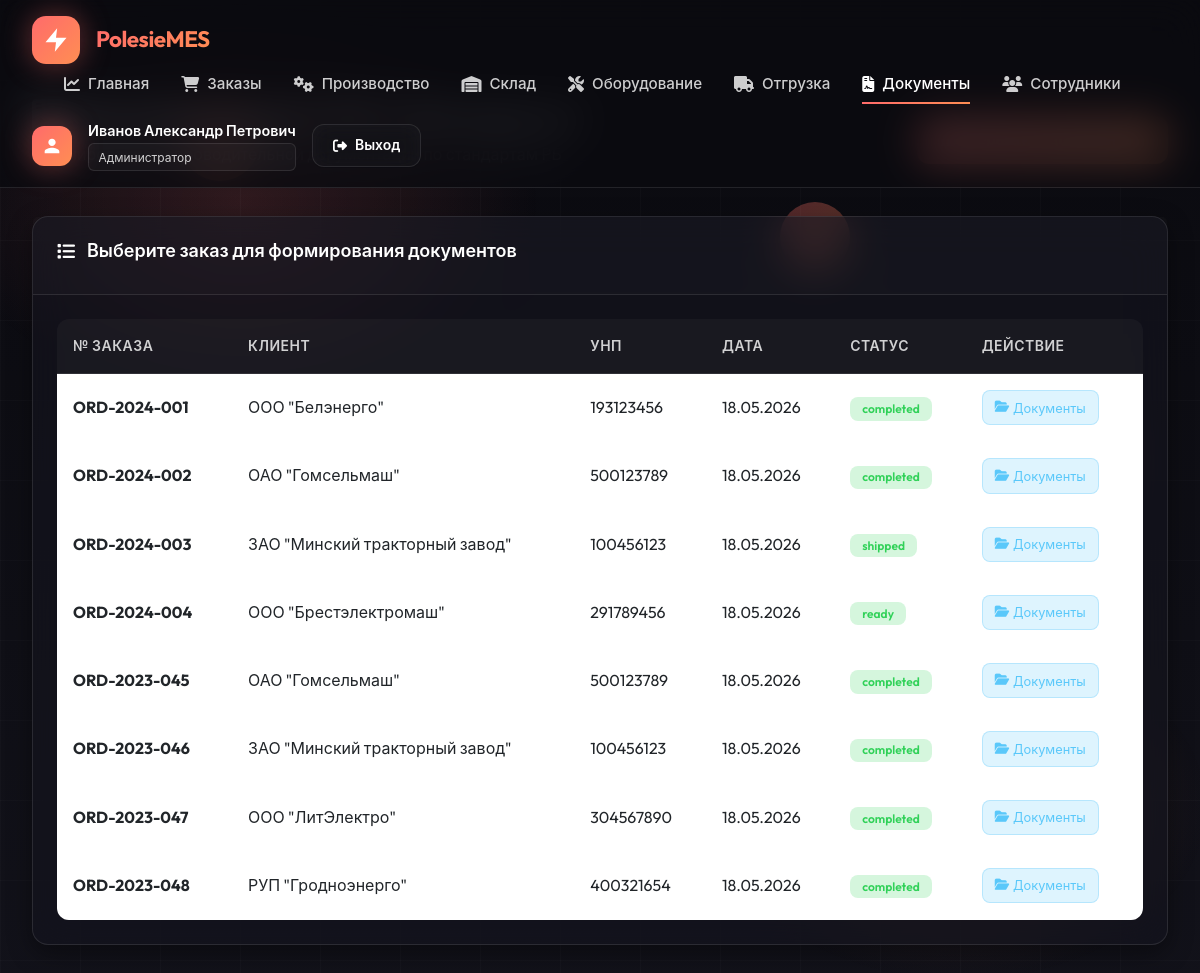
Screenshot of /modules/gost_docs/index.php (signed in) with the database file from the repository.
### tables this page shows
CREATE TABLE orders (
    id INT AUTO_INCREMENT PRIMARY KEY,
    order_number VARCHAR(50) UNIQUE NOT NULL,
    customer_id INT NOT NULL,
    order_date DATE NOT NULL,
    delivery_date DATE,
    priority ENUM('low', 'normal', 'high', 'urgent') DEFAULT 'normal',
    status ENUM('new', 'confirmed', 'in_production', 'quality_check', 'ready', 'shipped', 'completed', 'cancelled') DEFAULT 'new',
    items_json JSON,
    total_amount DECIMAL(15,2),
    currency VARCHAR(3) DEFAULT 'BYN',
    notes TEXT,
    manager_id INT,
     
    tracking_number VARCHAR(100),
    carrier VARCHAR(200),
    driver_name VARCHAR(200),
    vehicle_number VARCHAR(50),
    shipped_at DATETIME,
    received_at DATETIME,
    completion_notes TEXT,
    created_at TIMESTAMP DEFAULT CURRENT_TIMESTAMP,
    updated_at TIMESTAMP DEFAULT CURRENT_TIMESTAMP ON UPDATE CURRENT_TIMESTAMP,
    FOREIGN KEY (customer_id) REFERENCES partners(id),
    FOREIGN KEY (manager_id) REFERENCES staff(id),
    INDEX idx_order_number (order_number),
    INDEX idx_status (status)
);

CREATE TABLE partners (
    id INT AUTO_INCREMENT PRIMARY KEY,
    partner_type ENUM('customer', 'supplier', 'both') DEFAULT 'customer',
    name VARCHAR(200) NOT NULL,
    inn VARCHAR(20),
    kpp VARCHAR(20),
    address TEXT,
    phone VARCHAR(20),
    email VARCHAR(100),
    contact_person VARCHAR(100),
    country VARCHAR(50) DEFAULT 'Беларусь',
    status ENUM('active', 'inactive') DEFAULT 'active',
    created_at TIMESTAMP DEFAULT CURRENT_TIMESTAMP,
    INDEX idx_partner_type (partner_type)
);

### includes/auth_functions.php (called while the page is built, shortened)
<?php
function isLoggedIn() {
    return true;
}
function hasRole($roles) {
    if (is_string($roles)) {
        $roles = [$roles];
    }
    if (isset($_SESSION['role']) && ($_SESSION['role'] === 'admin' || $_SESSION['role'] === 'director')) {
        return true;
    }
    return in_array($_SESSION['role'], $roles);
}

### includes/helpers.php (called while the page is built, shortened)
<?php
function getRoleName($role) {
    $roles = [
        'admin' => 'Администратор',
        'director' => 'Директор',
        'manager' => 'Менеджер',
        'technologist' => 'Технолог',
        'operator' => 'Оператор',
        'quality_inspector' => 'Инспектор ОТК',
        'warehouse_keeper' => 'Кладовщик'
    ];
    return $roles[$role] ?? $role;
}
function e($string) {
    return htmlspecialchars($string ?? '', ENT_QUOTES, 'UTF-8');
}

### modules/gost_docs/index.php (the view, shortened to what this page needs)
<?php
require_once __DIR__ . '/../../includes/auth_functions.php';
require_once __DIR__ . '/../../includes/helpers.php';
$db = getDB();
$order_id = $_GET['order_id'] ?? null;
if ($order_id) {
    $stmt = $db->prepare("
        SELECT o.*, c.name as customer_name, c.inn, c.address, c.phone as customer_phone, c.email,
               s.first_name as manager_first_name, s.last_name as manager_last_name
        FROM orders o
        LEFT JOIN partners c ON o.customer_id = c.id
        LEFT JOIN staff s ON o.manager_id = s.id
        WHERE o.id = ?
    ");
    $stmt->execute([$order_id]);
    $order = $stmt->fetch();
    $orderItems = [];
    if ($order && !empty($order['items_json'])) {
        $orderItems = json_decode($order['items_json'], true);
    }
} else {
    $order = null;
    $orderItems = [];
}
$stmt = $db->query("
    SELECT o.*, c.name as customer_name, c.inn,
           DATE_FORMAT(o.updated_at, '%d.%m.%Y') as last_update
    FROM orders o
    LEFT JOIN partners c ON o.customer_id = c.id
    WHERE o.status IN ('ready', 'shipped', 'completed')
    ORDER BY o.updated_at DESC
");
$availableOrders = $stmt->fetchAll();
$gostTemplates = [
    ['id' => 'passport', 'name' => 'Паспорт изделия (ПС)', 'gost' => 'ГОСТ 2.601-2019'],
    ['id' => 'manual', 'name' => 'Руководство по эксплуатации (РЭ)', 'gost' => 'ГОСТ 2.601-2019'],
    ['id' => 'certificate', 'name' => 'Сертификат соответствия', 'gost' => 'ТР ТС 004/2011'],
    ['id' => 'ttn', 'name' => 'Товарно-транспортная накладная', 'gost' => 'Постановление Минфина РБ №44'],
    ['id' => 'invoice', 'name' => 'Счет-фактура', 'gost' => 'Постановление МНС РБ №30'],
    ['id' => 'act', 'name' => 'Акт приема-передачи', 'gost' => 'ГОСТ 2.601-2019'],
];
?>
<!DOCTYPE html>
<html lang="ru">
<head>
    <link href="https://cdn.jsdelivr.net/npm/bootstrap@5.3.0/dist/css/bootstrap.min.css" rel="stylesheet">
    <link href="https://cdnjs.cloudflare.com/ajax/libs/font-awesome/6.4.0/css/all.min.css" rel="stylesheet">
    <link rel="stylesheet" href="<?= APP_URL ?>/assets/css/common-style.css">
</head>
<body>
    <div class="particles-container">
        <div class="particle"></div>
        <div class="particle"></div>
    </div>
    <nav class="navbar" id="navbar">
        <a href="<?= APP_URL ?>" class="nav-brand">
            <div class="brand-logo">
                <svg viewBox="0 0 24 24"><path d="M13 2L3 14h9l-1 8 10-12h-9l1-8z"/></svg>
            </div>
            <span class="brand-name">PolesieMES</span>
        </a>
        <ul class="nav-menu">
            <li>
                <a href="<?= APP_URL ?>/modules/dashboard/index.php" class="nav-link">
                    <i class="fas fa-chart-line"></i>
                    Главная
                </a>
            </li>
            <?php if (hasRole(['admin', 'manager'])): ?>
            <li>
                <a href="<?= APP_URL ?>/modules/orders/index.php" class="nav-link">
                    <i class="fas fa-shopping-cart"></i>
                    Заказы
                </a>
            </li>
            <?php endif; ?>
            <?php if (hasRole(['admin', 'manager', 'technologist', 'operator'])): ?>
            <li>
                <a href="<?= APP_URL ?>/modules/production/index.php" class="nav-link">
                    <i class="fas fa-cogs"></i>
                    Производство
                </a>
            </li>
            <?php endif; ?>
            <?php if (hasRole(['admin', 'manager', 'warehouse_keeper'])): ?>
            <li>
                <a href="<?= APP_URL ?>/modules/warehouse/warehouse_dashboard.php" class="nav-link">
                    <i class="fas fa-warehouse"></i>
                    Склад
                </a>
            </li>
            <?php endif; ?>
            <?php if (hasRole(['admin', 'manager', 'technologist'])): ?>
            <li>
                <a href="<?= APP_URL ?>/modules/equipment/index.php" class="nav-link">
                    <i class="fas fa-tools"></i>
                    Оборудование
                </a>
            </li>
            <?php endif; ?>
            <?php if (hasRole(['admin', 'manager', 'logistician'])): ?>
            <li>
                <a href="<?= APP_URL ?>/modules/shipment/index.php" class="nav-link">
                    <i class="fas fa-truck"></i>
                    Отгрузка
                </a>
            </li>
            <?php endif; ?>
            <?php if (hasRole(['admin', 'manager', 'technologist'])): ?>
            <li>
                <a href="<?= APP_URL ?>/modules/documents/index.php" class="nav-link active">
                    <i class="fas fa-file-contract"></i>
                    Документы
                </a>
            </li>
            <?php endif; ?>
            <?php if (hasRole('admin')): ?>
            <li>
                <a href="<?= APP_URL ?>/modules/employees/index.php" class="nav-link">
                    <i class="fas fa-users"></i>
                    Сотрудники
                </a>
            </li>
            <?php endif; ?>
        </ul>
        <div class="user-menu">
            <div class="user-avatar">
                <svg viewBox="0 0 24 24"><path d="M12 12c2.21 0 4-1.79 4-4s-1.79-4-4-4-4 1.79-4 4 1.79 4 4 4zm0 2c-2.67 0-8 1.34-8 4v2h16v-2c0-2.66-5.33-4-8-4z"/></svg>
            </div>
            <div class="user-info">
                <span class="user-name"><?= e($_SESSION['full_name']) ?></span>
                <span class="user-role"><?= e(getRoleName($_SESSION['role'])) ?></span>
            </div>
            <a href="<?= APP_URL ?>/modules/auth/logout.php" class="btn-logout">
                <i class="fas fa-sign-out-alt"></i>
                Выход
            </a>
        </div>
    </nav>
    <div class="main-content">
        <div class="page-header">
            <div class="page-title">
                <h1><i class="fas fa-file-contract"></i> Документация ГОСТ (Беларусь)</h1>
                <p>Формирование сопроводительной документации по стандартам РБ</p>
            </div>
            <?php if (hasRole(['admin', 'manager', 'technologist'])): ?>
            <a href="../documents/index.php" class="btn-primary-custom">
                <i class="fas fa-folder-open"></i> Перейти к Документам
            </a>
            <?php endif; ?>
        </div>
        <?php if ($order): ?>
        <div class="alert-info-custom">
            <i class="fas fa-info-circle"></i>
            <strong>Заказ:</strong> <?= e($order['order_number']) ?> от <?= date('d.m.Y', strtotime($order['order_date'])) ?>
        </div>
        <div class="order-details">
            <h3 style="margin-bottom: 1rem;">Информация о заказе</h3>
            <div class="detail-row">
                <span class="detail-label">Клиент</span>
                <span class="detail-value"><?= e($order['customer_name']) ?></span>
            </div>
            <div class="detail-row">
                <span class="detail-label">УНП</span>
                <span class="detail-value"><?= e($order['inn']) ?></span>
            </div>
            <div class="detail-row">
                <span class="detail-label">Адрес доставки</span>
                <span class="detail-value"><?= e($order['address']) ?></span>
            </div>
            <div class="detail-row">
                <span class="detail-label">Контакты</span>
                <span class="detail-value"><?= e($order['customer_phone']) ?> / <?= e($order['email']) ?></span>
            </div>
            <div class="detail-row">
                <span class="detail-label">Менеджер</span>
                <span class="detail-value"><?= e($order['manager_first_name'] . ' ' . $order['manager_last_name']) ?></span>
            </div>
            <div class="detail-row">
                <span class="detail-label">Сумма заказа</span>
                <span class="detail-value"><?= number_format($order['total_amount'], 2, ',', ' ') ?> BYN</span>
            </div>
        </div>
        <?php if (!empty($orderItems)): ?>
        <div class="card">
            <div class="card-header">
                <div class="card-title">
                    <i class="fas fa-boxes"></i> Состав заказа
                </div>
            </div>
            <div class="card-body">
                <table class="table">
                    <thead>
                        <tr>
                            <th>Код</th>
                            <th>Наименование</th>
                            <th>Категория</th>
                            <th>Кол-во</th>
                            <th>Цена (BYN)</th>
                            <th>Сумма (BYN)</th>
                        </tr>
                    </thead>
                    <tbody>
                        <?php foreach ($orderItems as $item): ?>
                        <tr>
                            <td><?= e($item['product_code']) ?></td>
                            <td><?= e($item['product_name']) ?></td>
                            <td><?= e($item['category']) ?></td>
                            <td><?= $item['quantity'] ?></td>
                            <td><?= number_format($item['unit_price'], 2, ',', ' ') ?></td>
                            <td><?= number_format($item['total_price'], 2, ',', ' ') ?></td>
                        </tr>
                        <?php endforeach; ?>
                    </tbody>
                </table>
            </div>
        </div>
        <?php endif; ?>
        <div class="card">
            <div class="card-header">
                <div class="card-title">
                    <i class="fas fa-file-alt"></i> Доступные шаблоны документов
                </div>
            </div>
            <div class="card-body">
                <div class="template-grid">
                    <?php foreach ($gostTemplates as $template): ?>
                    <div class="template-card">
                        <div class="template-icon">
                            <svg viewBox="0 0 24 24"><path d="M14 2H6c-1.1 0-1.99.9-1.99 2L4 20c0 1.1.89 2 1.99 2H18c1.1 0 2-.9 2-2V8l-6-6zm2 16H8v-2h8v2zm0-4H8v-2h8v2zm-3-5V3.5L18.5 9H13z"/></svg>
                        </div>
                        <div class="template-name"><?= e($template['name']) ?></div>
                        <div class="template-gost"><?= e($template['gost']) ?></div>
                        <a href="generate.php?order_id=<?= $order_id ?>&type=<?= $template['id'] ?>" class="btn-template">
                            <i class="fas fa-download"></i>
                            Сформировать
                        </a>
                    </div>
                    <?php endforeach; ?>
                </div>
            </div>
        </div>
        <a href="index.php" class="btn-primary-custom" style="margin-top: 1rem;">
            <i class="fas fa-arrow-left"></i> Назад к списку
        </a>
        <?php else: ?>
        <div class="card">
            <div class="card-header">
                <div class="card-title">
                    <i class="fas fa-list"></i> Выберите заказ для формирования документов
                </div>
            </div>
            <div class="card-body">
                <div class="table-responsive">
                    <table class="table">
                        <thead>
                            <tr>
                                <th>№ заказа</th>
                                <th>Клиент</th>
                                <th>УНП</th>
                                <th>Дата</th>
                                <th>Статус</th>
                                <th>Действие</th>
                            </tr>
                        </thead>
                        <tbody>
                            <?php foreach ($availableOrders as $orderItem): ?>
                            <tr>
                                <td><strong><?= e($orderItem['order_number']) ?></strong></td>
                                <td><?= e($orderItem['customer_name']) ?></td>
                                <td><?= e($orderItem['inn']) ?></td>
                                <td><?= e($orderItem['last_update']) ?></td>
                                <td>
                                    <span class="badge badge-<?= e($orderItem['status']) ?>" style="padding: 0.35rem 0.75rem; border-radius: 8px; font-size: 0.75rem; background: rgba(48, 209, 88, 0.2); color: var(--success-color);">
                                        <?= e($orderItem['status']) ?>
                                    </span>
                                </td>
                                <td>
                                    <a href="index.php?order_id=<?= $orderItem['id'] ?>" class="btn-action btn-view" style="padding: 0.4rem 0.75rem; border-radius: 8px; font-size: 0.8rem; text-decoration: none; display: inline-flex; align-items: center; gap: 0.25rem; background: rgba(90, 200, 250, 0.2); color: var(--info-color); border: 1px solid rgba(90, 200, 250, 0.3);">
                                        <i class="fas fa-folder-open"></i> Документы
                                    </a>
                                </td>
                            </tr>
                            <?php endforeach; ?>
                        </tbody>
                    </table>
                </div>
            </div>
        </div>
        <?php endif; ?>
    </div>
</body>
</html>

### rows the page displays
orders: order_number "ORD-2024-001", customer.name "ООО \"Белэнерго\"", customer.inn "193123456", last_update "18.05.2026", status "completed"
orders: order_number "ORD-2024-002", customer.name "ОАО \"Гомсельмаш\"", customer.inn "500123789", last_update "18.05.2026", status "completed"
orders: order_number "ORD-2024-003", customer.name "ЗАО \"Минский тракторный завод\"", customer.inn "100456123", last_update "18.05.2026", status "shipped"
orders: order_number "ORD-2024-004", customer.name "ООО \"Брестэлектромаш\"", customer.inn "291789456", last_update "18.05.2026", status "ready"
orders: order_number "ORD-2023-045", customer.name "ОАО \"Гомсельмаш\"", customer.inn "500123789", last_update "18.05.2026", status "completed"
orders: order_number "ORD-2023-046", customer.name "ЗАО \"Минский тракторный завод\"", customer.inn "100456123", last_update "18.05.2026", status "completed"
orders: order_number "ORD-2023-047", customer.name "ООО \"ЛитЭлектро\"", customer.inn "304567890", last_update "18.05.2026", status "completed"
orders: order_number "ORD-2023-048", customer.name "РУП \"Гродноэнерго\"", customer.inn "400321654", last_update "18.05.2026", status "completed"

### other values shown
$_SESSION['full_name'] "Иванов Александр Петрович"
getRoleName($_SESSION['role']) "Администратор"
